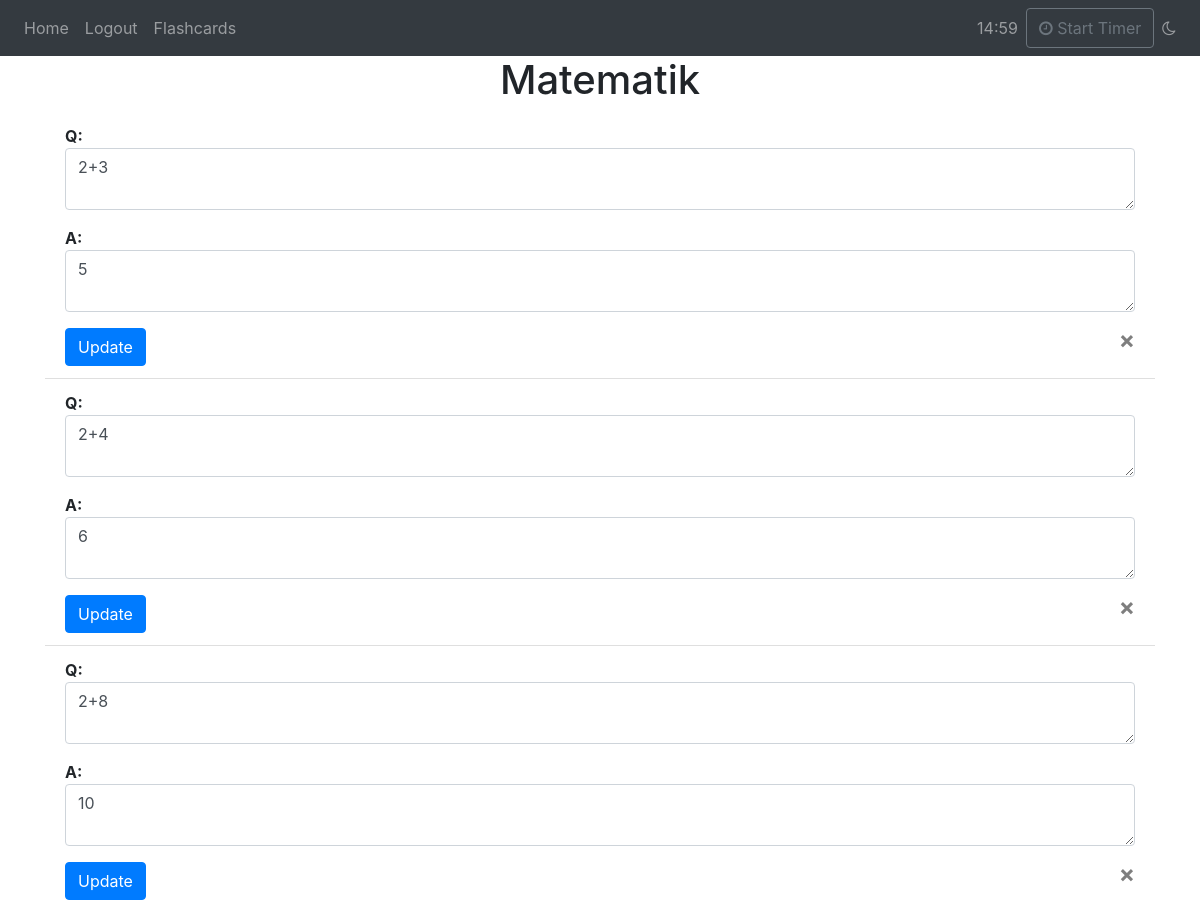
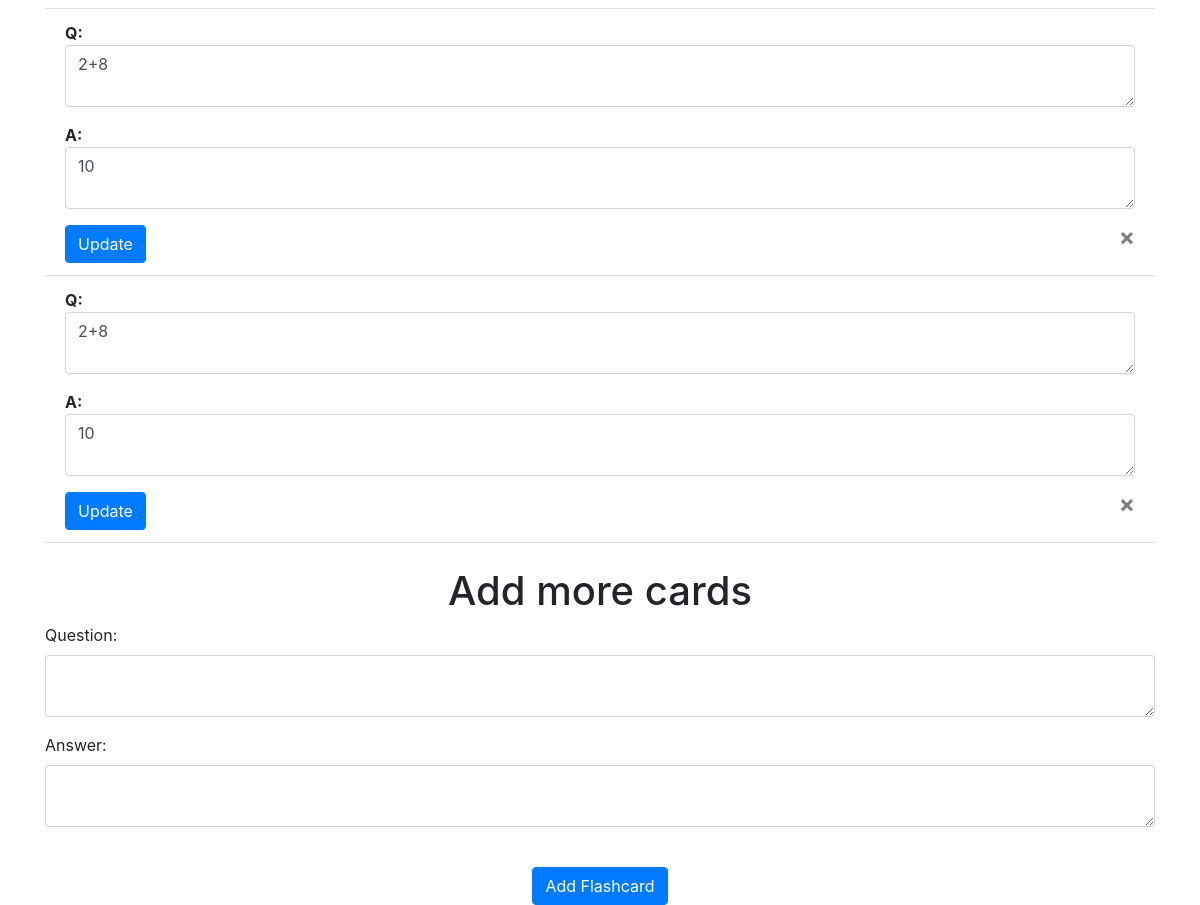
The app's page /editcards?stackId=9 (signed in) with its own data (2 pictures, top to bottom).
### website/models.py (models this page shows)
class FlashcardStack(db.Model):
    id = db.Column(db.Integer, primary_key=True)
    title = db.Column(db.String(100), nullable=False)
    user_id = db.Column(db.Integer, db.ForeignKey("user.id"))
    flashcards = db.relationship("Flashcard", backref="stack", lazy=True)

class Flashcard(db.Model):
    id = db.Column(db.Integer, primary_key=True)
    question = db.Column(db.String(1000), nullable=False)
    answer = db.Column(db.String(1000), nullable=False)
    stack_id = db.Column(db.Integer, db.ForeignKey("flashcard_stack.id"), nullable=False)

### website/views.py (the view, shortened to what this page needs)
@views.route("/editcards", methods=["GET", "POST"])
@login_required
def editcards():
    stackId = request.args.get('stackId', None)
    if not stackId:
        flash('No stack ID provided.', category='error')
        return redirect(url_for('views.home'))
    stack = FlashcardStack.query.get(stackId)
    if not stack:
        flash('Stack not found.', 'error')
        return redirect(url_for('views.home'))
    return render_template("editcards.html", user=current_user, stack=stack)

### website/__init__.py (called while the page is built)
def create_app():
    app = Flask(__name__)
    app.config["SECRET_KEY"] = "hafswasd"
    app.config["SQLALCHEMY_DATABASE_URI"] = f"sqlite:///{DB_NAME}"
    db.init_app(app)
    from .views import views
    from .auth import auth
    app.register_blueprint(views, url_prefix="/")
    app.register_blueprint(auth, url_prefix="/")
    from .models import User, Note
    create_database(app)
    login_manager = LoginManager()
    login_manager.login_view = "auth.login"
    login_manager.init_app(app)
    @login_manager.user_loader
    def load_user(id):
        return User.query.get(int(id))
    return app

### website/templates/editcards.html (shortened to what this page needs)
{% extends "base.html" %} {% block title %}Home{% endblock %} {% block content
%}
<h1 align="center">{{ stack.title }}</h1>
<ul class="list-group list-group-flush" id="flashcards">
  {% for flashcard in stack.flashcards %}
  <li class="list-group-item">
    <form method="POST" action="/update_flashcard/{{ flashcard.id }}">
      <div class="form-group">
        <strong>Q:</strong>
        <textarea name="question" class="form-control">
{{ flashcard.question }}</textarea
        >
      </div>
      <div class="form-group">
        <strong>A:</strong>
        <textarea name="answer" class="form-control">
{{ flashcard.answer }}</textarea
        >
      </div>
      <button type="submit" class="btn btn-primary">Update</button>
      <button
        type="button"
        class="close"
        onclick="deleteFlashcard({{ flashcard.id }})"
      >
        <span aria-hidden="true">&times;</span>
      </button>
    </form>
  </li>
  {% endfor %}
</ul>
<br />
<h1 align="center">Add more cards</h1>
<form method="POST">
  <div class="form-group">
    <label for="question">Question:</label>
    <textarea name="question" id="question" class="form-control"></textarea>
  </div>
  <div class="form-group">
    <label for="answer">Answer:</label>
    <textarea name="answer" id="answer" class="form-control"></textarea>
  </div>
  <br />
  <div align="center">
    <button type="submit" class="btn btn-primary">Add Flashcard</button>
  </div>
</form>
{% endblock %}

### website/templates/base.html (style rules this page uses)
:root { --bg-dark: #50596c; --bg-darker: #5f6469; --bg-darkest: #343a40; --bg-answer: #333; --text-light: #d3d3d3; --border-color: #707070; }

### records on screen
FlashcardStack: title "Matematik"
Flashcard: question "2+3", answer "5"
Flashcard: question "2+4", answer "6"
Flashcard: question "2+8", answer "10"
Flashcard: question "2+8", answer "10"
Flashcard: question "2+8", answer "10"
